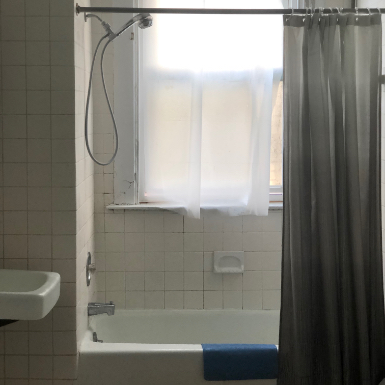
#> input picture 1.jpg, 385 x 385 px, given in place of plants.jpg, which was not available
$ jupyter execute --allow-errors Untitled.ipynb
#> lines starting #> are read from the running program, lines starting #| are printed output that depends on the picture; after the words box and inside, x2 and y2 are one past the last pixel; in counts of white or black regions, pixels touching at a corner belong together; pictures that were not available may be replaced by others from this repository, and a replacement may not be noted
[cell 1]
import numpy as np
import sys
import matplotlib.pyplot as plt
import cv2
import imutils
from PIL import Image, ImageFont, ImageDraw
import PIL.Image as pil

[cell 2]
originalImg = cv2.imread("plants.jpg")
#> originalImg is the input picture: shape (385, 385, 3); mean B, G, R 113.5, 121.1, 122.9
originalImg = cv2.cvtColor(originalImg, cv2.COLOR_BGR2RGB)
plt.axis("off")
plt.imshow(originalImg)

[cell 3]
# read the image
# image = cv2.imread("monitor.jpg")
img = cv2.imread("plants.jpg")
img = cv2.cvtColor(img, cv2.COLOR_BGR2RGB)
gray = cv2.cvtColor(img, cv2.COLOR_RGB2GRAY)
#ret, thresh = cv2.threshold(gray,0,255,cv2.THRESH_BINARY_INV+cv2.THRESH_OTSU)
ret, thresh = cv2.threshold(gray,150,255,cv2.THRESH_BINARY)
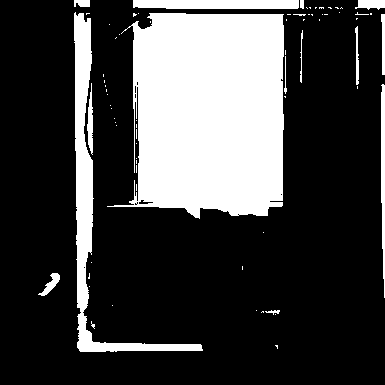
#> thresh: shape (385, 385); 25.6% white; 73 white regions (59 under 20 px), largest, box (x1, y1, x2, y2) and area: (107, 13, 284, 219) 28973, (74, 12, 203, 352) 5360, (133, 0, 299, 9) 1457
plt.imshow(thresh)

# noise removal
kernel = np.ones((3,3),np.uint8)
opening = cv2.morphologyEx(thresh,cv2.MORPH_OPEN,kernel, iterations = 2)
#> opening: shape (385, 385); 24.7% white; 11 white regions, largest, box (x1, y1, x2, y2) and area: (133, 13, 284, 218) 28589, (74, 13, 93, 310) 4018, (133, 0, 299, 9) 1455

# sure background area
sure_bg = cv2.dilate(opening,kernel,iterations=3)
#> sure_bg: shape (385, 385); 29.5% white; 5 white regions, box (x1, y1, x2, y2) and area: (130, 0, 302, 221) 32760, (71, 0, 205, 355) 8755, (378, 82, 385, 252) 1137, (355, 0, 385, 78) 746, (44, 270, 63, 293) 346

# Finding sure foreground area
dist_transform = cv2.distanceTransform(opening,cv2.DIST_L2,5)
ret, sure_fg = cv2.threshold(dist_transform,0.7*dist_transform.max(),255,0)
#> sure_fg: shape (385, 385) float32; 2.7% white; 1 white region, box (x1, y1, x2, y2) and area: (185, 64, 233, 161) 4052
#> ret = 51.1

# Finding unknown region
sure_fg = np.uint8(sure_fg)
unknown = cv2.subtract(sure_bg,sure_fg)

# Marker labelling
ret, markers = cv2.connectedComponents(sure_fg)
#> ret = 2

# Add one to all labels so that sure background is not 0, but 1
markers = markers+1

# Now, mark the region of unknown with zero
markers[unknown==255] = 0
#> markers: shape (385, 385) int32; 3 distinct labels, from 0 to 2

markers = cv2.watershed(img,markers)
#> markers: shape (385, 385) int32; 3 distinct labels, from -1 to 2
#print (markers)
img[markers == -1] = [255,0,0]
#> img: shape (385, 385, 3); mean R, G, B 124.7, 119.2, 111.7
img[markers == 1] = [0, 0, 0]
img[markers > 1] = [255, 0, 0]
#> img: shape (385, 385, 3); mean R, G, B 51.7, 0, 0

#plt.imshow(img)

[cell 4]
#futureimg
img = cv2.cvtColor(originalImg, cv2.COLOR_BGR2GRAY)
#> img: shape (385, 385)
plt.imshow(img)
img2 = img.copy()
template = cv2.imread('template3.jpg',0)
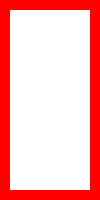
#> input picture image-templates/template3.jpg, 100 x 200 px, found by its file name
#> template: shape (200, 100); min 75, max 255, mean 204.9
w, h = template.shape[::-1]
#> w = 100; h = 200

# All the 6 methods for comparison in a list
#methods = ['cv2.TM_CCOEFF', 'cv2.TM_CCOEFF_NORMED', 'cv2.TM_CCORR',
#            'cv2.TM_CCORR_NORMED', 'cv2.TM_SQDIFF', 'cv2.TM_SQDIFF_NORMED']
methods = ['cv2.TM_CCOEFF']

for meth in methods:
    img = img2.copy()
    method = eval(meth)

    # Apply template Matching
    res = cv2.matchTemplate(img,template,method)
    min_val, max_val, min_loc, max_loc = cv2.minMaxLoc(res)

    # If the method is TM_SQDIFF or TM_SQDIFF_NORMED, take minimum
    if method in [cv2.TM_SQDIFF, cv2.TM_SQDIFF_NORMED]:
        top_left = min_loc
    else:
        top_left = max_loc
    bottom_right = (top_left[0] + w, top_left[1] + h)
    print (top_left[0])
    print (bottom_right)
    futureimg = originalImg[top_left[1]:bottom_right[1], top_left[0]:bottom_right[0]]

    cv2.rectangle(img,top_left, bottom_right, 255, 2)
    plt.subplot(121),plt.imshow(res,cmap = 'gray')
    plt.title('Matching Result'), plt.xticks([]), plt.yticks([])
    plt.subplot(122),plt.imshow(img,cmap = 'gray')
    plt.title('Detected Point'), plt.xticks([]), plt.yticks([])
    plt.suptitle(meth)

    plt.show()
#> this loop made 1 pass
#> (min_val, max_val, min_loc, top_left, bottom_right) on pass 1: (-36036836, 38470796, (270, 0), (193, 9), (293, 209))
#| 193
#| (293, 209)
#> pass 1, `res = cv2.matchTemplate(img,template,method)`:
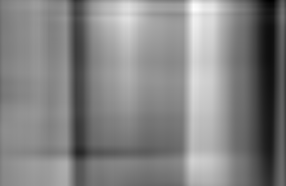
#> res: shape (186, 286) float32; min -36036836, max 38470796, mean 2404994.2; drawn with min black and max white

[cell 5]
plt.imshow(futureimg)
imageNew = Image.fromarray(futureimg)
imageNew.save("cropped.jpg")

[cell 6]
# read the image
# image = cv2.imread("monitor.jpg")
img = cv2.imread("fly.jpg")
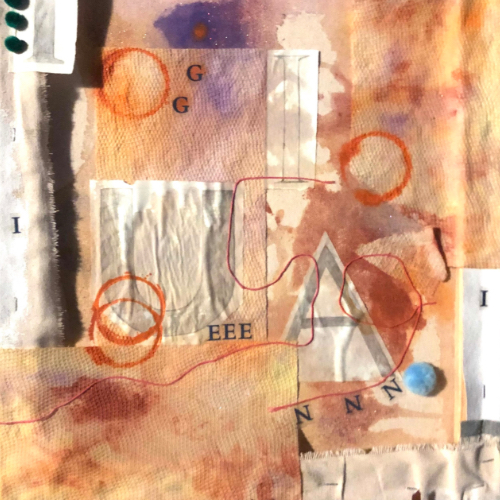
#> input picture yumyun.png, 500 x 500 px, given in place of fly.jpg, which was not available
#> img is the input picture: shape (500, 500, 3); mean B, G, R 136.3, 166, 210
img = cv2.cvtColor(img, cv2.COLOR_BGR2RGB)
gray = cv2.cvtColor(img, cv2.COLOR_RGB2GRAY)
#> gray: shape (500, 500)
#ret, thresh = cv2.threshold(gray,0,255,cv2.THRESH_BINARY_INV+cv2.THRESH_OTSU)
ret, thresh = cv2.threshold(gray,150,255,cv2.THRESH_BINARY)
#> thresh: shape (500, 500); 74.6% white; 634 black regions (564 under 20 px), largest, box (x1, y1, x2, y2) and area: (35, 50, 451, 486) 24022, (37, 0, 172, 370) 15631, (153, 0, 266, 135) 7833
plt.imshow(thresh)

# noise removal
kernel = np.ones((3,3),np.uint8)
opening = cv2.morphologyEx(thresh,cv2.MORPH_OPEN,kernel, iterations = 2)
#> opening: shape (500, 500); 70.1% white; 142 black regions (109 under 20 px), largest, box (x1, y1, x2, y2) and area: (33, 0, 453, 500) 64533, (206, 177, 287, 320) 1646, (373, 0, 444, 41) 1524

# sure background area
sure_bg = cv2.dilate(opening,kernel,iterations=3)
#> sure_bg: shape (500, 500); 82% white; 49 black regions (20 under 20 px), largest, box (x1, y1, x2, y2) and area: (38, 0, 160, 483) 18810, (304, 174, 441, 369) 8863, (156, 0, 264, 130) 8149

# Finding sure foreground area
dist_transform = cv2.distanceTransform(opening,cv2.DIST_L2,5)
#> dist_transform: shape (500, 500) float32
ret, sure_fg = cv2.threshold(dist_transform,0.7*dist_transform.max(),255,0)
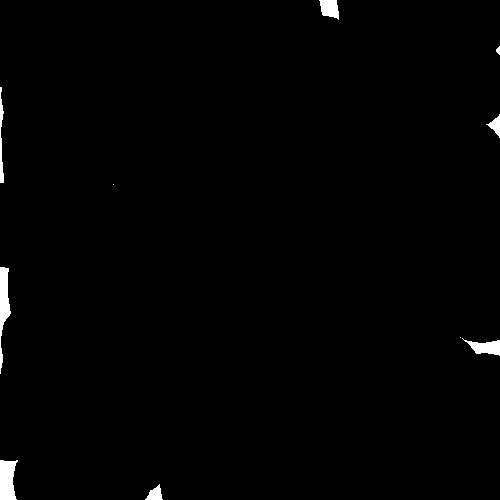
#> sure_fg: shape (500, 500) float32; 0.94% white; 10 white regions (2 under 20 px), largest, box (x1, y1, x2, y2) and area: (0, 460, 18, 500) 576, (0, 267, 11, 374) 573, (462, 338, 500, 356) 354
#> ret = 36.78

# Finding unknown region
sure_fg = np.uint8(sure_fg)
unknown = cv2.subtract(sure_bg,sure_fg)
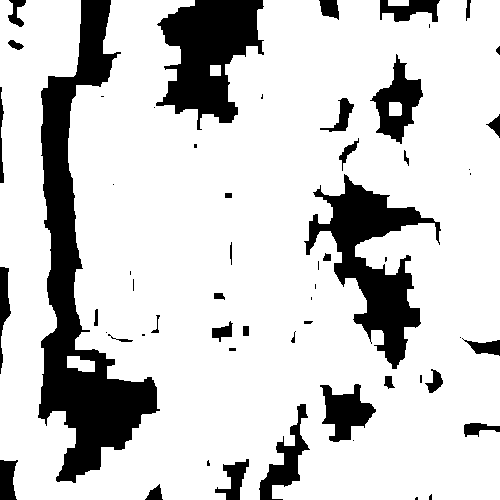
#> unknown: shape (500, 500); 81% white; 59 black regions (22 under 20 px), largest, box (x1, y1, x2, y2) and area: (38, 0, 160, 483) 18810, (304, 174, 441, 369) 8863, (156, 0, 264, 130) 8149

# Marker labelling
ret, markers = cv2.connectedComponents(sure_fg)
#> markers: shape (500, 500) int32; 11 distinct labels, from 0 to 10
#> ret = 11

# Add one to all labels so that sure background is not 0, but 1
markers = markers+1
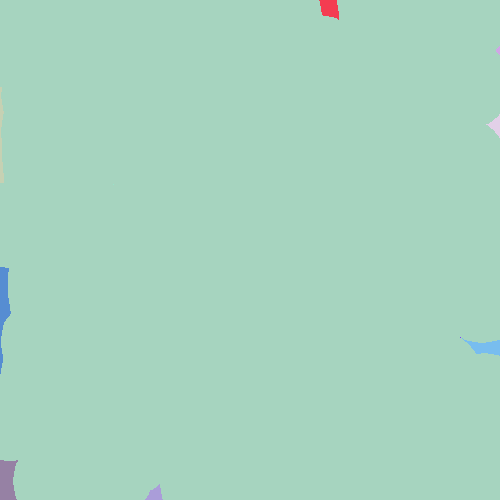
#> markers: shape (500, 500) int32; 11 distinct labels, from 1 to 11; one colour per label, 0 black

# Now, mark the region of unknown with zero
markers[unknown==255] = 0
#> markers: shape (500, 500) int32; 12 distinct labels, from 0 to 11

markers = cv2.watershed(img,markers)
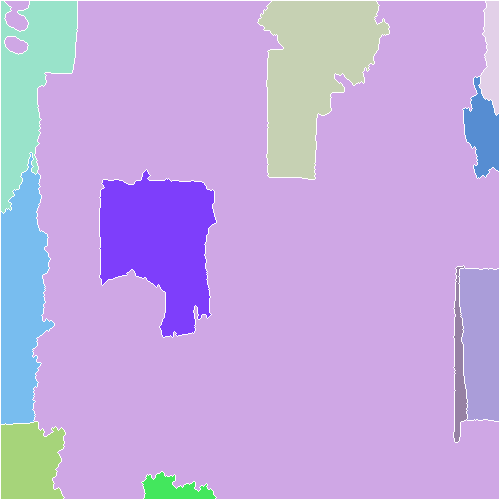
#> markers: shape (500, 500) int32; 12 distinct labels, from -1 to 11; one colour per label, 0 black, -1 white
#print (markers)
img[markers == -1] = [255,0,0]
#> img: shape (500, 500, 3); mean R, G, B 210.7, 162.4, 133.2
img[markers == 1] = [0, 0, 0]
img[markers > 1] = [255, 0, 0]

#plt.imshow(img)

[cell 7]
#futureimg
img = cv2.cvtColor(img, cv2.COLOR_BGR2GRAY)
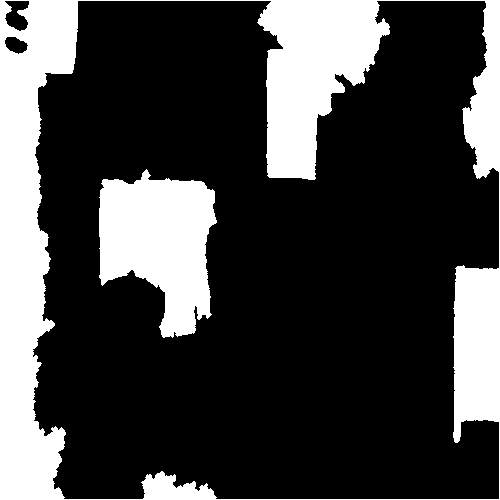
#> img: shape (500, 500); values 0 (black) and 29 (white), 25.9% white; 2 white regions, box (x1, y1, x2, y2) and area: (0, 0, 500, 500) 51420, (99, 169, 217, 338) 13295
plt.imshow(img)
img2 = img.copy()
template = cv2.imread('circle.jpg',0)
#> template: shape (500, 500); min 23, max 255, mean 175.2
w, h = template.shape[::-1]
#> w = 500; h = 500

# All the 6 methods for comparison in a list
#methods = ['cv2.TM_CCOEFF', 'cv2.TM_CCOEFF_NORMED', 'cv2.TM_CCORR',
#            'cv2.TM_CCORR_NORMED', 'cv2.TM_SQDIFF', 'cv2.TM_SQDIFF_NORMED']
methods = ['cv2.TM_CCOEFF']

for meth in methods:
    img = img2.copy()
    method = eval(meth)

    # Apply template Matching
    res = cv2.matchTemplate(img,template,method)
    min_val, max_val, min_loc, max_loc = cv2.minMaxLoc(res)

    # If the method is TM_SQDIFF or TM_SQDIFF_NORMED, take minimum
    if method in [cv2.TM_SQDIFF, cv2.TM_SQDIFF_NORMED]:
        top_left = min_loc
    else:
        top_left = max_loc
    bottom_right = (top_left[0] + w, top_left[1] + h)
    print (top_left[0])
    print (bottom_right)
    futureimg = originalImg[top_left[1]:bottom_right[1], top_left[0]:bottom_right[0]]

    cv2.rectangle(img,top_left, bottom_right, 255, 2)
    plt.subplot(121),plt.imshow(res,cmap = 'gray')
    plt.title('Matching Result'), plt.xticks([]), plt.yticks([])
    plt.subplot(122),plt.imshow(img,cmap = 'gray')
    plt.title('Detected Point'), plt.xticks([]), plt.yticks([])
    plt.suptitle(meth)

    plt.show()
#> this loop made 1 pass
#> (res, min_val, max_val, top_left, bottom_right) on pass 1: ([74073608], 74073608, 74073608, (0, 0), (500, 500))
#| 0
#| (500, 500)
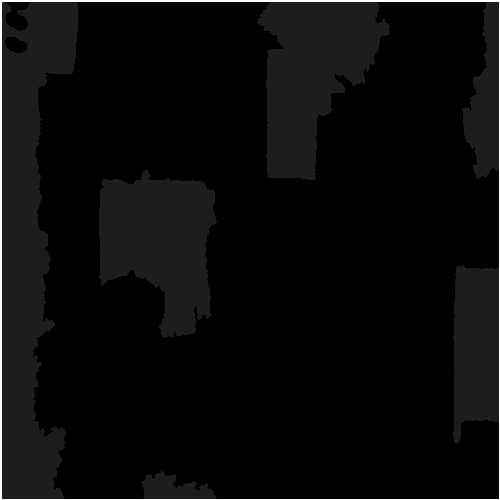
#> img: shape (500, 500); min 0, max 255, mean 10.2
